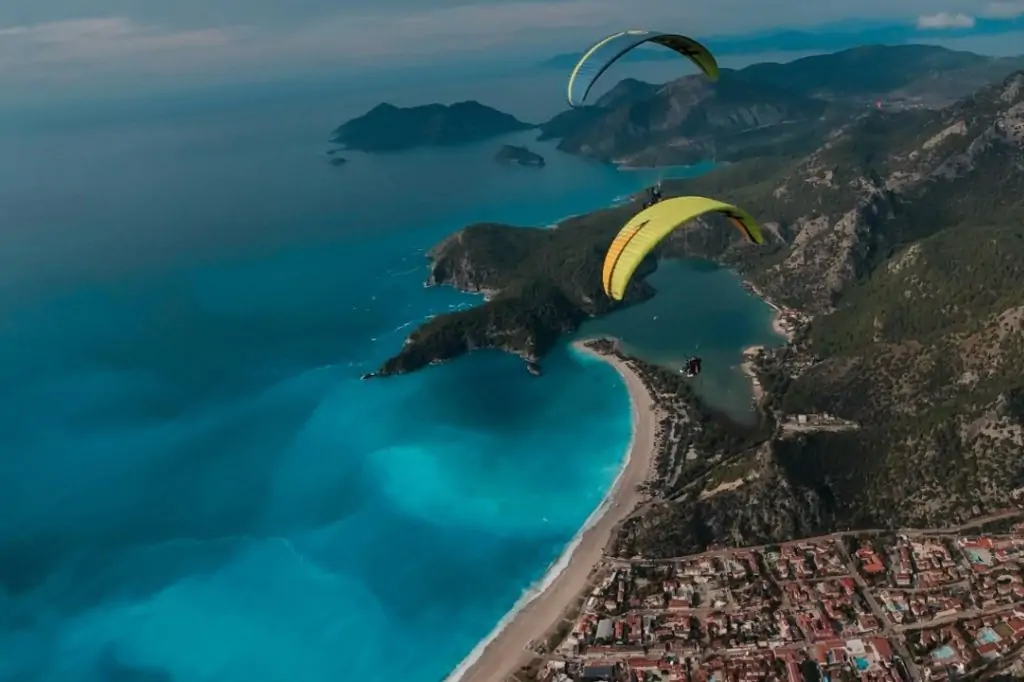
#> input picture 4/paragliding.jpg, 1024 x 682 px
$ python paraglliding.py
#> lines starting #> are read from the running program, lines starting #| are printed output that depends on the picture; after the words box and inside, x2 and y2 are one past the last pixel; in counts of white or black regions, pixels touching at a corner belong together
import cv2
import numpy as np

MAVI = (255, 0, 0)
YESIL = (0, 255, 0)
KIRMIZI = (0, 0, 255)
BEYAZ = (255, 255, 255)
SIYAH = (0, 0, 0)
SARI = (0, 255, 255)
# Çizim Kalınlıkları
KALIN = 5
ORTA = 3
INCE = 1

dosya_adi = "paragliding.jpg"
img_ham = cv2.imread(dosya_adi)
#> img_ham is the input picture: shape (682, 1024, 3); mean B, G, R 95.4, 87.4, 43.4

print(f"Görüntü Verisi Yüklendi.")
print(f"Matris Boyutu: {img_ham.shape}")
#| Matris Boyutu: (682, 1024, 3)
#orjinal veriyi korumak için kopyayla çalışıyoruz.
img = img_ham.copy()
font = cv2.FONT_HERSHEY_SIMPLEX
cv2.putText(img, "Paragliding", (50, 50), font, 1, BEYAZ, 2)
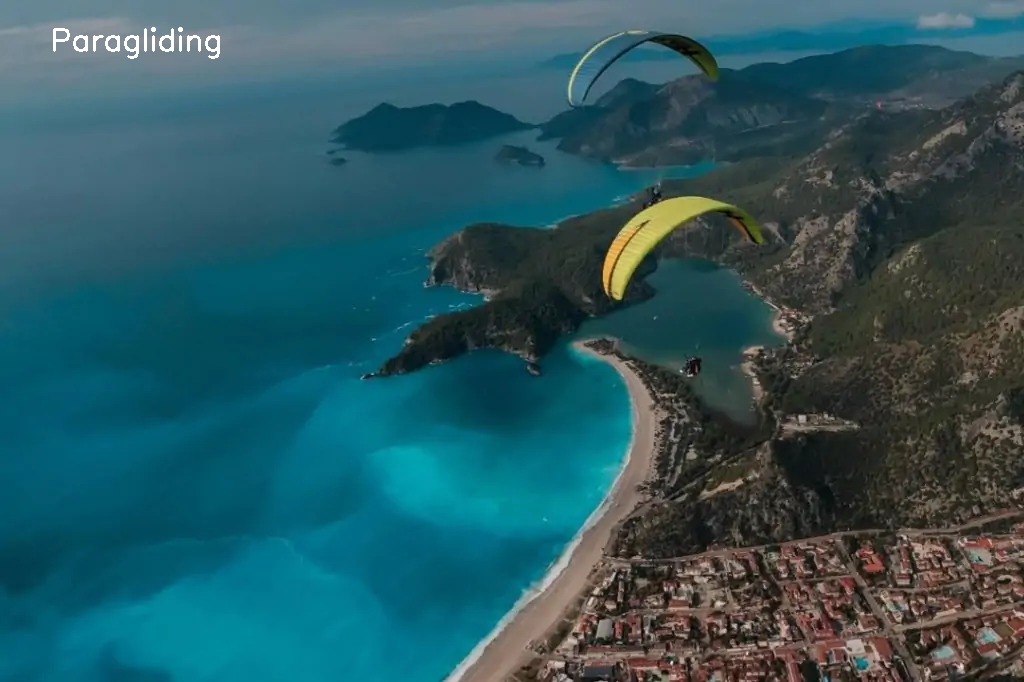
#> img: shape (682, 1024, 3); 0.19% of pixels changed, all inside (x1, y1, x2, y2) = (53, 27, 220, 59)

print("\n--- KONTROLLER ---")
print("c: Daire (Circle) - Mavi")
print("r: Dikdörtgen (Rectangle) - Yeşil")
print("l: Çizgi (Line) - Sarı")
print("x: Temizle (Reset) - Orijinale dön")
print("s: Kaydet (Save)")
print("q: Çıkış (Quit)")

# GÖRÜNTÜ İŞLEME DÖNGÜSÜ
while True:
    cv2.imshow("Veri Manipulasyon Ekrani", img)

    tus = cv2.waitKey(1) & 0xFF
#> (key q is pressed here)

    # Çıkış
    if tus == ord('q'):
        print("Program sonlandırıldı.")
        break

    elif tus == ord('c'):
        cv2.circle(img, (400, 150), 100, MAVI, ORTA)
        print("Veri Güncellendi: Mavi Daire Eklendi.")

    elif tus == ord('r'):
        cv2.rectangle(img, (600, 450), (1000, 650), YESIL, ORTA)
        print("Veri Güncellendi: Yeşil Dikdörtgen Eklendi.")

    elif tus == ord('l'):
        cv2.line(img, (650, 40), (700, 400), SARI, KALIN)
        print("Veri Güncellendi: Kırmızı Çizgi Eklendi.")

    # Başlangıca dönme
    elif tus == ord('x'):
        # Orijinal kopyadan tekrar yükle (Reset)
        img = img_ham.copy()
        cv2.putText(img, "Ekran Temizlendi", (50, 50), font, 1, BEYAZ, 2)
        print("Matris Sıfırlandı (Reset).")

    # Görseli kaydetme
    elif tus == ord('s'):
        cv2.imwrite("charlie_islenmis.jpg", img)
        print("Sonuç diske kaydedildi.")

cv2.destroyAllWindows()
